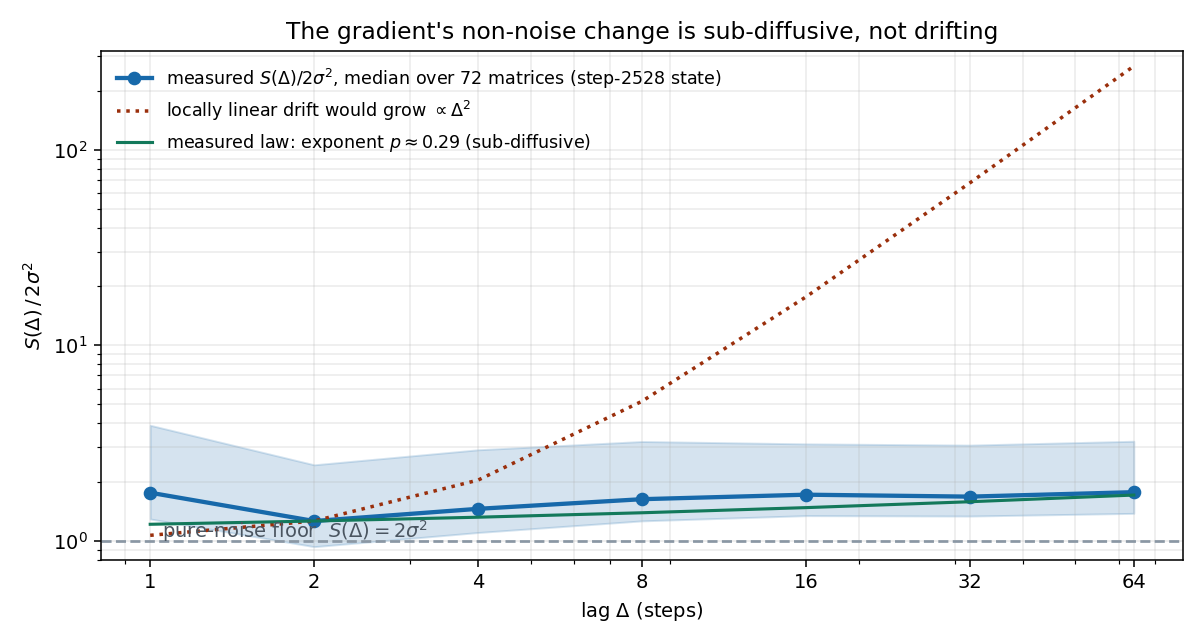

Here is the Python script that generated this plot:
import numpy as np, torch
import matplotlib
matplotlib.use("Agg")
import matplotlib.pyplot as plt

d = torch.load("boxlogs/wstar_clocks_fork2400.pt", map_location="cpu", weights_only=False)
# median-across-matrices normalized structure function
lags = [1, 2, 4, 8, 16, 32, 64]
curves = []
for n, v in d["grad"].items():
    s2 = v["sigma2"]
    if not v.get("S_med"):
        continue
    curves.append([v["S_med"].get(D, np.nan) / (2 * s2) for D in lags])
med = np.nanmedian(np.array(curves), axis=0)
q25 = np.nanpercentile(np.array(curves), 25, axis=0)
q75 = np.nanpercentile(np.array(curves), 75, axis=0)

fig, ax = plt.subplots(figsize=(8.6, 4.6), dpi=140)
ax.axhline(1.0, color="#8a97a4", lw=1.4, ls="--")
ax.text(1.05, 1.03, "pure-noise floor  $S(\\Delta)=2\\sigma^2$", fontsize=10, color="#4a5560")
ax.fill_between(lags, q25, q75, alpha=0.18, color="#1769aa")
ax.plot(lags, med, "o-", lw=2.2, color="#1769aa",
        label="measured $S(\\Delta)/2\\sigma^2$, median over 72 matrices (step-2528 state)")
ref = med[1] * (np.array(lags) / 2.0)
ax.plot(lags, 1 + (med[1] - 1) * (np.array(lags) / 2.0) ** 2, ":", lw=1.8, color="#9a2f0c",
        label="locally linear drift would grow $\\propto\\Delta^2$")
ax.plot(lags, 1 + (med[1] - 1) * (np.array(lags) / 2.0) ** 0.29, "-", lw=1.6, color="#13795b",
        label="measured law: exponent $p\\approx0.29$ (sub-diffusive)")
ax.set_xscale("log"); ax.set_yscale("log")
ax.set_xticks(lags); ax.set_xticklabels(lags)
ax.set_xlabel("lag $\\Delta$ (steps)")
ax.set_ylabel("$S(\\Delta)\\,/\\,2\\sigma^2$")
ax.set_ylim(0.8, max(q75.max(), 1 + (med[1]-1)*32**2)*1.2)
ax.set_title("The gradient's non-noise change is sub-diffusive, not drifting")
ax.legend(frameon=False, fontsize=9, loc="upper left")
ax.grid(alpha=0.25, which="both")
fig.tight_layout()
fig.savefig("fig_structfn.png")
print("saved")
